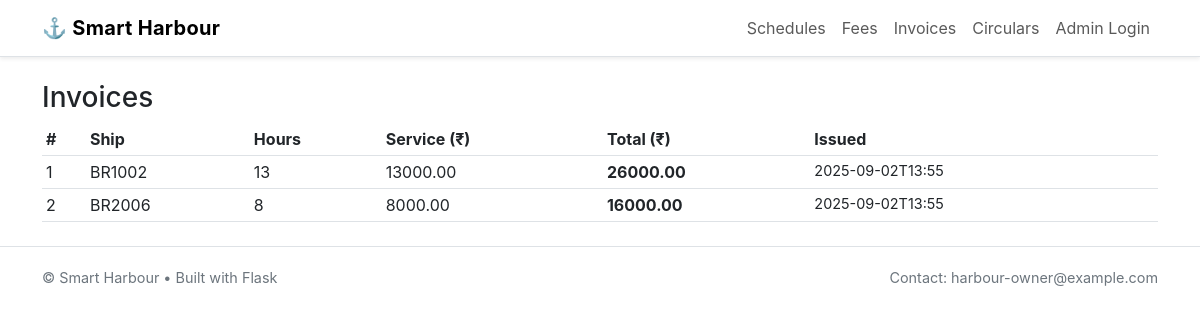
Page /invoices on the committed database.
### tables this page shows
CREATE TABLE invoices (
            id INTEGER PRIMARY KEY AUTOINCREMENT,
            ship_id TEXT NOT NULL,
            hours_docked INTEGER NOT NULL,
            service_cost REAL NOT NULL,
            base_rate REAL NOT NULL,
            total REAL NOT NULL,
            issued_at TEXT NOT NULL,
            FOREIGN KEY(ship_id) REFERENCES ships(ship_id)
        );

### app.py (the view)
@app.route("/invoices")
def invoices():
    with get_db() as con:
        invoices = con.execute("SELECT * FROM invoices ORDER BY issued_at DESC").fetchall()
    return render_template("invoices.html", invoices=invoices)

### app.py (called while the page is built)
def get_db():
    conn = sqlite3.connect(APP_DB)
    conn.row_factory = sqlite3.Row
    return conn

@app.before_request
def setup():
    if not hasattr(app, 'db_initialized'):
        init_db()
        os.makedirs(os.path.join(app.root_path, "uploads"), exist_ok=True)
        app.db_initialized = True

### templates/invoices.html (shortened to what this page needs)
{% extends "base.html" %} {% block content %}
<h3>Invoices</h3>
<table class="table table-sm">
    <thead>
        <tr>
            <th>#</th>
            <th>Ship</th>
            <th>Hours</th>
            <th>Service (₹)</th>
            <th>Total (₹)</th>
            <th>Issued</th>
            <th></th>
        </tr>
    </thead>
    <tbody>
        {% for inv in invoices %}
        <tr>
            <td>{{ inv['id'] }}</td>
            <td>{{ inv['ship_id'] }}</td>
            <td>{{ inv['hours_docked'] }}</td>
            <td>{{ '%.2f'|format(inv['service_cost']) }}</td>
            <td><strong>{{ '%.2f'|format(inv['total']) }}</strong></td>
            <td class="small-muted">{{ inv['issued_at'] }}</td>
            <td>
            </td>
        </tr>
        {% else %}
        <tr>
            <td colspan="7" class="small-muted">No invoices yet.</td>
        </tr>
        {% endfor %}
    </tbody>
</table>
{% endblock %}

### templates/base.html (style rules this page uses)
body { font-family: Inter, system-ui, -apple-system, 'Segoe UI', Roboto, 'Helvetica Neue', Arial; }
.small-muted { color: #6c757d; font-size: 0.9rem; }

### rows in the picture
invoices: id "1", ship_id "BR1002", hours_docked "13", service_cost "13000.00", total "26000.00", issued_at "2025-09-02T13:55"
invoices: id "2", ship_id "BR2006", hours_docked "8", service_cost "8000.00", total "16000.00", issued_at "2025-09-02T13:55"
